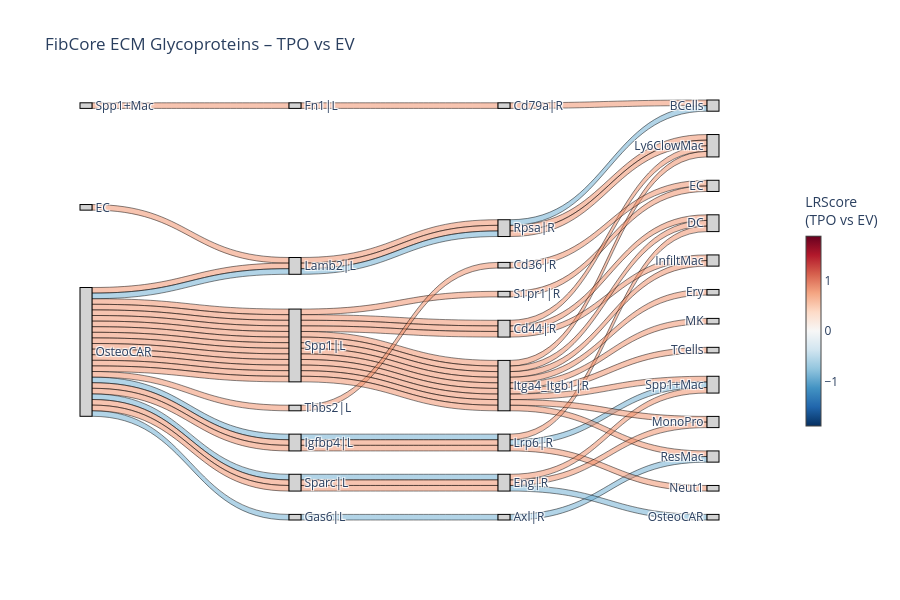

The notebook cell saved with this chart:
### Code cell
fig = m01.plot_custom_sankey(
    adata_singlets_raw,
    table_key='TPO_x_EV',
    filter_df=colocFilt,
    source_cell=fibCore,
    ligand_list=ECM_GPs,
    threshold=25,
    title='FibCore ECM Glycoproteins – TPO vs EV',
    #save_path='../figures/revision/FibCore_ECMglycoprots_sankey.html',
)
fig.show()

### Figure 1 — Plotly figure (JSON) as saved in the notebook; plotly's stock layout.template omitted (floating-point values rounded to 4 significant figures)
{"data": [{"arrangement": "snap", "link": {"color": ["rgba(103, 169, 207, 0.5)", "rgba(239, 138, 98, 0.5)", "rgba(239, 138, 98, 0.5)", "rgba(239, 138, 98, 0.5)", "rgba(239, 138, 98, 0.5)", "rgba(103, 169, 207, 0.5)", "rgba(239, 138, 98, 0.5)", "rgba(239, 138, 98, 0.5)", "rgba(239, 138, 98, 0.5)", "rgba(239, 138, 98, 0.5)", "rgba(239, 138, 98, 0.5)", "rgba(239, 138, 98, 0.5)", "rgba(239, 138, 98, 0.5)", "rgba(103, 169, 207, 0.5)", "rgba(103, 169, 207, 0.5)", "rgba(239, 138, 98, 0.5)", "rgba(239, 138, 98, 0.5)", "rgba(239, 138, 98, 0.5)", "rgba(239, 138, 98, 0.5)", "rgba(239, 138, 98, 0.5)", "rgba(239, 138, 98, 0.5)", "rgba(239, 138, 98, 0.5)", "rgba(239, 138, 98, 0.5)", "rgba(239, 138, 98, 0.5)", "rgba(239, 138, 98, 0.5)", "rgba(103, 169, 207, 0.5)", "rgba(239, 138, 98, 0.5)", "rgba(239, 138, 98, 0.5)", "rgba(239, 138, 98, 0.5)", "rgba(239, 138, 98, 0.5)", "rgba(103, 169, 207, 0.5)", "rgba(239, 138, 98, 0.5)", "rgba(239, 138, 98, 0.5)", "rgba(239, 138, 98, 0.5)", "rgba(239, 138, 98, 0.5)", "rgba(239, 138, 98, 0.5)", "rgba(239, 138, 98, 0.5)", "rgba(239, 138, 98, 0.5)", "rgba(103, 169, 207, 0.5)", "rgba(103, 169, 207, 0.5)", "rgba(239, 138, 98, 0.5)", "rgba(239, 138, 98, 0.5)", "rgba(239, 138, 98, 0.5)", "rgba(239, 138, 98, 0.5)", "rgba(239, 138, 98, 0.5)", "rgba(239, 138, 98, 0.5)", "rgba(239, 138, 98, 0.5)", "rgba(239, 138, 98, 0.5)", "rgba(239, 138, 98, 0.5)", "rgba(239, 138, 98, 0.5)", "rgba(103, 169, 207, 0.5)", "rgba(239, 138, 98, 0.5)", "rgba(239, 138, 98, 0.5)", "rgba(239, 138, 98, 0.5)", "rgba(239, 138, 98, 0.5)", "rgba(103, 169, 207, 0.5)", "rgba(239, 138, 98, 0.5)", "rgba(239, 138, 98, 0.5)", "rgba(239, 138, 98, 0.5)", "rgba(239, 138, 98, 0.5)", "rgba(239, 138, 98, 0.5)", "rgba(239, 138, 98, 0.5)", "rgba(239, 138, 98, 0.5)", "rgba(103, 169, 207, 0.5)", "rgba(103, 169, 207, 0.5)", "rgba(239, 138, 98, 0.5)", "rgba(239, 138, 98, 0.5)", "rgba(239, 138, 98, 0.5)", "rgba(239, 138, 98, 0.5)", "rgba(239, 138, 98, 0.5)", "rgba(239, 138, 98, 0.5)", "rgba(239, 138, 98, 0.5)", "rgba(239, 138, 98, 0.5)", "rgba(239, 138, 98, 0.5)", "rgba(239, 138, 98, 0.5)"], "customdata": [-1.878, 1.849, 1.787, 1.674, 1.667, -1.661, 1.631, 1.59, 1.579, 1.564, 1.54, 1.523, 1.515, -1.514, -1.512, 1.505, 1.478, 1.476, 1.475, 1.474, 1.463, 1.439, 1.435, 1.419, 1.417, -1.878, 1.849, 1.787, 1.674, 1.667, -1.661, 1.631, 1.59, 1.579, 1.564, 1.54, 1.523, 1.515, -1.514, -1.512, 1.505, 1.478, 1.476, 1.475, 1.474, 1.463, 1.439, 1.435, 1.419, 1.417, -1.878, 1.849, 1.787, 1.674, 1.667, -1.661, 1.631, 1.59, 1.579, 1.564, 1.54, 1.523, 1.515, -1.514, -1.512, 1.505, 1.478, 1.476, 1.475, 1.474, 1.463, 1.439, 1.435, 1.419, 1.417], "hovertemplate": "Flow Value (LRScore): %{customdata:.3f}<extra></extra>", "line": {"color": "rgba(0, 0, 0, 0.6)", "width": 0.8}, "source": [21, 21, 6, 21, 21, 21, 21, 21, 21, 21, 21, 27, 21, 21, 21, 21, 21, 21, 21, 21, 21, 21, 21, 21, 21, 12, 29, 15, 29, 29, 11, 15, 12, 12, 29, 29, 10, 29, 15, 26, 26, 29, 29, 26, 29, 29, 29, 31, 29, 29, 16, 14, 24, 25, 14, 0, 24, 16, 16, 3, 14, 4, 14, 24, 8, 8, 14, 14, 8, 3, 3, 14, 2, 14, 14], "target": [12, 29, 15, 29, 29, 11, 15, 12, 12, 29, 29, 10, 29, 15, 26, 26, 29, 29, 26, 29, 29, 29, 31, 29, 29, 16, 14, 24, 25, 14, 0, 24, 16, 16, 3, 14, 4, 14, 24, 8, 8, 14, 14, 8, 3, 3, 14, 2, 14, 14, 28, 17, 17, 7, 23, 23, 17, 5, 20, 13, 13, 1, 9, 1, 22, 19, 18, 5, 28, 5, 17, 30, 7, 28, 19], "value": [1.0, 1.0, 1.0, 1.0, 1.0, 1.0, 1.0, 1.0, 1.0, 1.0, 1.0, 1.0, 1.0, 1.0, 1.0, 1.0, 1.0, 1.0, 1.0, 1.0, 1.0, 1.0, 1.0, 1.0, 1.0, 1.0, 1.0, 1.0, 1.0, 1.0, 1.0, 1.0, 1.0, 1.0, 1.0, 1.0, 1.0, 1.0, 1.0, 1.0, 1.0, 1.0, 1.0, 1.0, 1.0, 1.0, 1.0, 1.0, 1.0, 1.0, 1.0, 1.0, 1.0, 1.0, 1.0, 1.0, 1.0, 1.0, 1.0, 1.0, 1.0, 1.0, 1.0, 1.0, 1.0, 1.0, 1.0, 1.0, 1.0, 1.0, 1.0, 1.0, 1.0, 1.0, 1.0]}, "node": {"color": "lightgray", "label": ["Axl|R", "BCells", "Cd36|R", "Cd44|R", "Cd79a|R", "DC", "EC", "EC", "Eng|R", "Ery", "Fn1|L", "Gas6|L", "Igfbp4|L", "InfiltMac", "Itga4_Itgb1|R", "Lamb2|L", "Lrp6|R", "Ly6ClowMac", "MK", "MonoPro", "Neut1", "OsteoCAR", "OsteoCAR", "ResMac", "Rpsa|R", "S1pr1|R", "Sparc|L", "Spp1+Mac", "Spp1+Mac", "Spp1|L", "TCells", "Thbs2|L"], "line": {"color": "black", "width": 1}, "pad": 35, "thickness": 12}, "type": "sankey"}, {"hoverinfo": "none", "marker": {"cmax": 1.878, "cmin": -1.878, "colorbar": {"len": 0.6, "thickness": 15, "title": {"side": "top", "text": "LRScore<br>(TPO vs EV)"}, "x": 1.12}, "colorscale": [[0, "rgb(5,48,97)"], [0.1, "rgb(33,102,172)"], [0.2, "rgb(67,147,195)"], [0.3, "rgb(146,197,222)"], [0.4, "rgb(209,229,240)"], [0.5, "rgb(247,247,247)"], [0.6, "rgb(253,219,199)"], [0.7, "rgb(244,165,130)"], [0.8, "rgb(214,96,77)"], [0.9, "rgb(178,24,43)"], [1, "rgb(103,0,31)"]], "showscale": true}, "mode": "markers", "showlegend": false, "type": "scatter", "x": [null], "y": [null]}], "layout": {"font": {"size": 12}, "height": 600, "margin": {"r": 160}, "paper_bgcolor": "white", "plot_bgcolor": "white", "title": {"text": "FibCore ECM Glycoproteins – TPO vs EV"}, "width": 900, "xaxis": {"showgrid": false, "showticklabels": false, "zeroline": false}, "yaxis": {"showgrid": false, "showticklabels": false, "zeroline": false}}}
